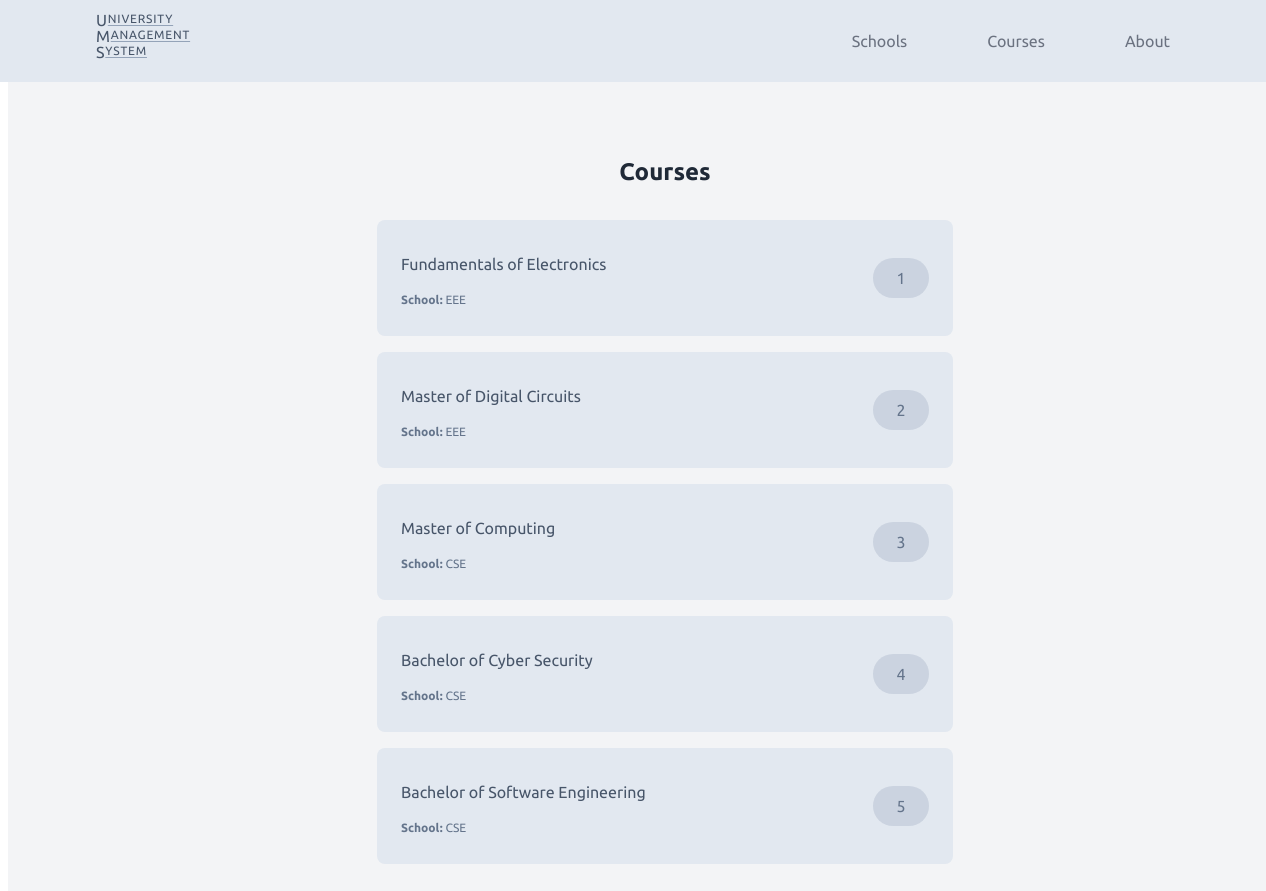
Page /courses/ on the committed database.
### courses/models.py (models this page shows)
class Course(models.Model):
    name = models.CharField(max_length=255)
    coordinator = models.CharField(max_length=255)
    total_credits = models.DecimalField(max_digits=6, decimal_places=3)
    school = models.ForeignKey(School, on_delete=models.CASCADE, related_name='courses')

### schools/models.py (models this page shows)
class School(models.Model):
    name     = models.CharField(max_length=255)
    headName = models.CharField(max_length=255)
    location = models.CharField(max_length=511)

### courses/views.py (the view)
# urls.py: path('', CoreViews.home, name='home.index'),
def index(request):
    course_queryset = Course.objects.all()
    context = {
        "course_list": course_queryset,
    }
    return render(request, 'courses/index.html', context)

### courses/templates/courses/index.html
{% extends 'common/base.html' %}
{% block content %}
    <div class="content-root">
        <div class="content-container">
            <h2>Courses</h2>
            <section class="large-list-container">
                {% for course in course_list %}
                    <a href="{% url 'courses.show' id=course.id %}" class="list-item-card">
                        <section class="list-item-card-left">
                            <p class="list-item-card-title">{{ course.name }}</p>
                            <p class="list-item-card-subtitle"><b>School:</b> {{ course.school.name }}</p>
                        </section>
                        <section>
                            <p class="list-item-card-counter">{{ forloop.counter }}</p>
                        </section>
                    </a>
                {% endfor %}
            </section>
        </div>
    </div>
{% endblock %}

### core/templates/common/base.html (shortened to what this page needs)
<!DOCTYPE html>
<html lang="en">
<head>
</head>
<body>
    {% include 'components/navbar.html' %}
    {% block content %}
    {% endblock %}
</body>
</html>

### core/templates/components/navbar.html
<nav class="navbar">
    <a href="{% url 'home.index' %}" class="navbar-logo">
        <section class="navbar-logo-line">
            <span class="navbar-logo-ch-lg">U</span><span class="navbar-logo-ch-sm">niversity</span>
        </section>
        <section class="navbar-logo-line">
            <span class="navbar-logo-ch-lg">M</span><span class="navbar-logo-ch-sm">anagement</span>
        </section>
        <section class="navbar-logo-line">
            <span class="navbar-logo-ch-lg">S</span><span class="navbar-logo-ch-sm">ystem</span>
        </section>
    </a>
    <ul class="navbar-menu">
        <a href="{% url 'schools.index' %}" class="navbar-menu-item">Schools</a>
        <a href="{% url 'courses.index' %}" class="navbar-menu-item">Courses</a>
        <a href="{% url 'about.index' %}" class="navbar-menu-item">About</a>
    </ul>
</nav>

### core/templates/common/base.html (style rules this page uses)
body, a { text-decoration-line: none; font-family: "Ubuntu", sans-serif; }
.navbar { position: fixed; top: 0; right: 0; left: 0; padding: 0.5rem 4rem; display: flex; flex-direction: row; justify-content: space-between; background-color: rgb(226 232 240); }
.navbar-logo { padding: 0.25rem 2rem; display: flex; flex-direction: column; color: rgb(71 85 105); letter-spacing: 0.05em; cursor: pointer; }
.navbar-logo-line { display: flex; flex-direction: row; align-items: top; }
.navbar-logo-ch-lg { font-size: 1rem; line-height: 1; }
.navbar-logo-ch-sm { margin-top: -1px; font-size: 0.75rem; line-height: 1rem; text-transform: uppercase; text-decoration-line: underline; text-underline-offset: 2px; text-decoration-color: rgb(148 163 184); }
.navbar-menu { display: flex; flex-direction: row; column-gap: 1rem; }
.navbar-menu-item { transition-property: all; transition-timing-function: cubic-bezier(0.4, 0, 0.2, 1); transition-duration: 150ms; border-radius: 0.375rem; padding: 0.5rem 2rem; display: flex; flex-direction: row; justify-content: center; align-items: center; color: rgb(107 114 128); cursor: pointer; }
.content-root { padding: 8rem 2rem; width: 100%; min-height: 100vh; background-color: rgb(243 244 246); }
.content-container { max-width: 36rem; margin-left: auto; margin-right: auto; }
h2 { font-size: 1.5rem; line-height: 2rem; text-align: center; color: rgb(31 41 55); }
.large-list-container { margin-top: 2rem; display: flex; flex-direction: column; row-gap: 1rem; }
.list-item-card { transition-property: all; transition-timing-function: cubic-bezier(0.4, 0, 0.2, 1); transition-duration: 150ms; border-radius: 0.5rem; display: flex; flex-direction: row; column-gap: 1rem; align-items: center; padding: 1rem 1.5rem; background-color: rgb(226 232 240); cursor: pointer; }
.list-item-card-left { flex: 1 1 0%; }
.list-item-card-title { font-size: 1rem; line-height: 1.5rem; color: rgb(71 85 105); }
.list-item-card-subtitle { margin-top: 0.25rem; font-size: 0.75rem; line-height: 1rem; color: rgb(100 116 139); }
.list-item-card-counter { border-radius: 9999px; min-width: 2.5rem; height: 2.5rem; display: flex; justify-content: center; align-items: center; padding: 0rem 0.5rem; background-color: rgb(148 163 184 / 0.3); color: rgb(100 116 139); }

### rows in the picture
Course: name "Fundamentals of Electronics", school.name "EEE"
Course: name "Master of Digital Circuits", school.name "EEE"
Course: name "Master of Computing", school.name "CSE"
Course: name "Bachelor of Cyber Security", school.name "CSE"
Course: name "Bachelor of Software Engineering", school.name "CSE"
